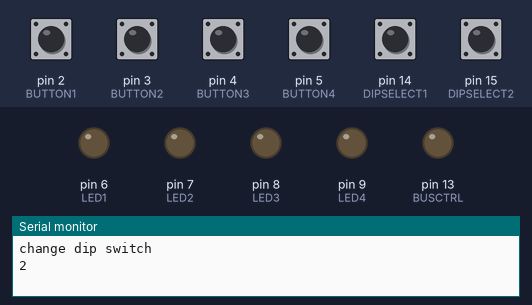
A program run on a simulated Arduino Mega 2560, built with avr-gcc and run on an emulated ATmega2560. Shown: output pins drawn as LEDs (lit = HIGH), the last lines printed to the serial monitor. Inputs (shaded band) come from the test bench; at power-on: pin 15 (DIPSELECT2) HIGH, pin 2 (BUTTON1), pin 3 (BUTTON2), pin 4 (BUTTON3), pin 5 (BUTTON4), pin 14 (DIPSELECT1) LOW.

Above: at 1.2 s.
1.3 s: pin 2 (BUTTON1) pulled HIGH for 0.15 s
At 2.3 s:
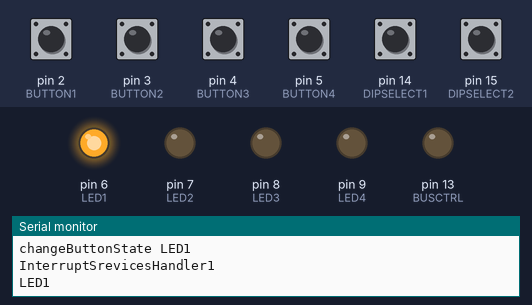
3.1 s: pin 3 (BUTTON2) pulled HIGH for 0.15 s
At 3.8 s:
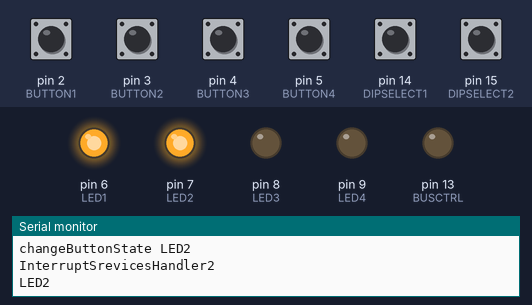
4.9 s: pin 4 (BUTTON3) pulled HIGH for 0.15 s
At 6.4 s:
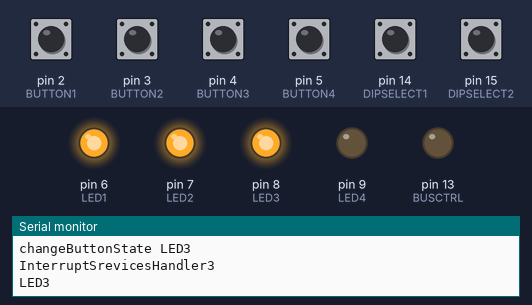
6.7 s: pin 5 (BUTTON4) pulled HIGH for 0.15 s
At 7.8 s:
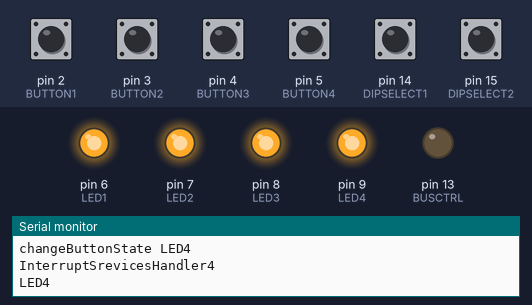
8.5 s: pin 2 (BUTTON1) pulled HIGH for 1 s
At 10.2 s:
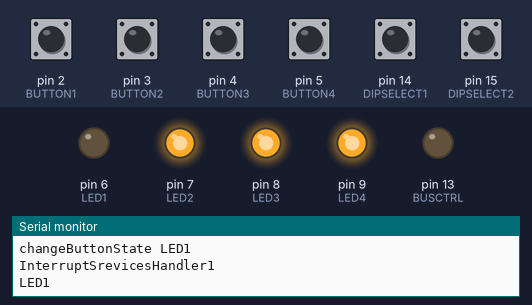
11.2 s: pin 3 (BUTTON2) pulled HIGH for 1 s
At 13.5 s:
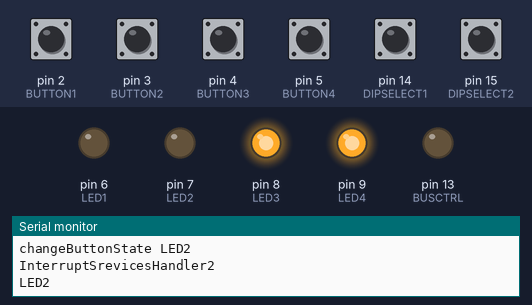
Timing chart, 0 to 14.9 s (numbered marks = the images above; inputs shaded):
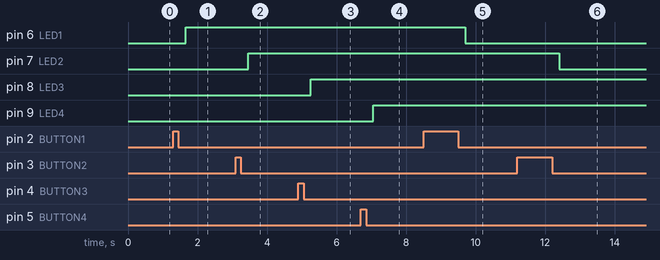

The program:

main.cpp
```cpp
#include <Arduino.h>
#include <Ticker.h>
#include "Floor0.h"
#include "rtwtypes.h"
#include <SoftwareSerial.h>

static Floor0ModelClass rtObj;
// Instance of model class
SoftwareSerial BusSerial(BUSRX, BUSTX);
char registerAddress;
char deviceAddress;
char bufferRead;
int bits[4];
int button[4] = {0};
char received[3];
int curr_dip = 0, last_dip = 0;

void writeToBus(char ra, char da, int btn)
{
  digitalWrite(BUSCTRL, HIGH);
  BusSerial.write(da);
  BusSerial.write(ra);
  BusSerial.write((char)btn);
  digitalWrite(BUSCTRL, LOW);
}

void InterruptSrevicesHandler1()
{
  button[0] = !button[0];
  rtObj.changeButtonState(1);
  delay(2);
  Serial.println("InterruptSrevicesHandler1");
  registerAddress = 0b00000001;
  writeToBus(registerAddress, deviceAddress, button[0]);
}
void InterruptSrevicesHandler2()
{
  button[1] = !button[1];
  rtObj.changeButtonState(2);
  delay(2);
  Serial.println("InterruptSrevicesHandler2");
  registerAddress = 0b00000010;
  writeToBus(registerAddress, deviceAddress, button[1]);
}
void InterruptSrevicesHandler3()
{
  button[2] = !button[2];
  rtObj.changeButtonState(3);
  delay(2);
  Serial.println("InterruptSrevicesHandler3");
  registerAddress = 0b00000011;
  writeToBus(registerAddress, deviceAddress, button[2]);
}

void InterruptSrevicesHandler4()
{
  button[3] = !button[3];
  rtObj.changeButtonState(4);
  delay(2);
  Serial.println("InterruptSrevicesHandler4");
  registerAddress = 0b00000100;
  writeToBus(registerAddress, deviceAddress, button[3]);
}

void InterruptSrevicesHandlerRead(char data, int pol)
{
  button[pol] = data;
  switch (pol)
  {
  case 0:
    rtObj.rtY.l1 = data ? true : false;
    digitalWrite(LED1, rtObj.rtY.l1 == true ? HIGH : LOW);
    break;

  case 1:
    rtObj.rtY.l2 = data ? true : false;
    digitalWrite(LED2, rtObj.rtY.l2 == true ? HIGH : LOW);
    break;
  case 2:
    rtObj.rtY.l3 = data ? true : false;
    digitalWrite(LED3, rtObj.rtY.l3 == true ? HIGH : LOW);
    break;
  case 3:
    rtObj.rtY.l4 = data ? true : false;
    digitalWrite(LED4, rtObj.rtY.l4 == true ? HIGH : LOW);
    break;

  default:
    break;
  }
}

void synchToSlave(int salveNumber)
{
  writeToBus(0b10000000, char(salveNumber), 0b00000000);
}

void DipSelectHandler1()
{
  deviceAddress = 0b00000010;
}

void DipSelectHandler2()
{
  deviceAddress = 0b00000011;
}

void rt_OneStep(void);
void rt_OneStep(void)
{
  static boolean_T OverrunFlag = false;

  // Disable interrupts here

  // Check for overrun
  if (OverrunFlag)
  {
    rtmSetErrorStatus(rtObj.getRTM(), "Overrun");
    return;
  }

  OverrunFlag = true;

  // Save FPU context here (if necessary)
  // Re-enable timer or interrupt here
  // Set model inputs here

  // Step the model
  rtObj.step();

  // Get model outputs here

  // Indicate task complete
  OverrunFlag = false;

  // Disable interrupts here
  // Restore FPU context here (if necessary)
  // Enable interrupts here
}

Ticker timer1(rt_OneStep, 200);

void setup()
{
  // put your setup code here, to run once:
  pinMode(BUTTON1, INPUT);
  pinMode(BUTTON2, INPUT);
  pinMode(BUTTON3, INPUT);
  pinMode(BUTTON4, INPUT);
  pinMode(DIPSELECT1, INPUT);
  pinMode(DIPSELECT2, INPUT);

  pinMode(LED1, OUTPUT);
  pinMode(LED2, OUTPUT);
  pinMode(LED3, OUTPUT);
  pinMode(LED4, OUTPUT);

  pinMode(BUSCTRL, OUTPUT);
  digitalWrite(BUSCTRL, LOW);

  Serial.begin(9600);
  rtObj.initialize();
  timer1.start();

  BusSerial.begin(9600);
  // delay(2);
  // Serial.println("Chera?");
}

void syncWithSlave(char data)
{

  button[0] = (data & 0b00000001) >> 0;
  button[1] = (data & 0b00000010) >> 1;
  button[2] = (data & 0b00000100) >> 2;
  button[3] = (data & 0b00001000) >> 3;
  InterruptSrevicesHandlerRead((data & 0b00000001) >> 0, 0);
  InterruptSrevicesHandlerRead((data & 0b00000010) >> 1, 1);
  InterruptSrevicesHandlerRead((data & 0b00000100) >> 2, 2);
  InterruptSrevicesHandlerRead((data & 0b00001000) >> 3, 3);
}

void loop()
{
  // put your main code here, to run repeatedly:
  if (BusSerial.available() > 0)
  {
    delay(2);
    Serial.println("bufferRead");

    // bufferRead = BusSerial.read();
    // bits[1] = (bufferRead & 0b00000001) >> 0;
    // bits[2] = (bufferRead & 0b00000010) >> 1;
    // bits[3] = (bufferRead & 0b00000100) >> 2;
    // bits[4] = (bufferRead & 0b00001000) >> 3;
    // delay(2);
    // for (int i = 0; i < 4; i++)
    //   Serial.print(bits[i]);
    // Serial.println();

    BusSerial.readBytes(received, 3);
    if (received[0] == 1)
    {
      switch (received[1])
      {
      case 1:
        InterruptSrevicesHandlerRead(received[2], 0);
        break;
      case 2:
        InterruptSrevicesHandlerRead(received[2], 1);
        break;
      case 3:
        InterruptSrevicesHandlerRead(received[2], 2);
        break;
      case 4:
        InterruptSrevicesHandlerRead(received[2], 3);
        break;

      case -128:
        Serial.println(received[2]);
        syncWithSlave(received[2]);
        break;
      default:
        break;
      }
    }
    // buffer is your received data...
  }
  else if (digitalRead(BUTTON1))
  {
    InterruptSrevicesHandler1();
    while (digitalRead(BUTTON1))
      ;
  }
  else if (digitalRead(BUTTON2))
  {
    InterruptSrevicesHandler2();
    while (digitalRead(BUTTON2))
      ;
  }
  else if (digitalRead(BUTTON3))
  {
    InterruptSrevicesHandler3();
    while (digitalRead(BUTTON3))
      ;
  }
  else if (digitalRead(BUTTON4))
  {
    InterruptSrevicesHandler4();
    while (digitalRead(BUTTON4))
      ;
  }

  curr_dip = (digitalRead(DIPSELECT2) * 2) + (digitalRead(DIPSELECT1));
  if (last_dip != curr_dip)
  {
    Serial.println("change dip switch");
    Serial.println(curr_dip);
    if (digitalRead(DIPSELECT1) && !digitalRead(DIPSELECT2))
    {
      DipSelectHandler1();
      synchToSlave(2);
    }
    else if (digitalRead(DIPSELECT2) && !digitalRead(DIPSELECT1))
    {
      DipSelectHandler2();
      synchToSlave(3);
    }
    last_dip = curr_dip;
  }
  delay(2);
  timer1.update();
}
```

Floor0.h
```cpp
//
// File: Floor0.h
//
// Code generated for Simulink model 'Floor0'.
//
// Model version                  : 1.28
// Simulink Coder version         : 9.1 (R2019a) 23-Nov-2018
// C/C++ source code generated on : Fri Jan 24 16:51:36 2020
//
// Target selection: ert.tlc
// Embedded hardware selection: Atmel->AVR
// Code generation objectives:
//    1. Execution efficiency
//    2. RAM efficiency
// Validation result: Not run
//
#ifndef RTW_HEADER_Floor0_h_
#define RTW_HEADER_Floor0_h_
#ifndef Floor0_COMMON_INCLUDES_
#define Floor0_COMMON_INCLUDES_
#include "rtwtypes.h"
#endif // Floor0_COMMON_INCLUDES_

// Macros for accessing real-time model data structure
#ifndef rtmGetErrorStatus
#define rtmGetErrorStatus(rtm) ((rtm)->errorStatus)
#endif

#ifndef rtmSetErrorStatus
#define rtmSetErrorStatus(rtm, val) ((rtm)->errorStatus = (val))
#endif

// Forward declaration for rtModel
typedef struct tag_RTM RT_MODEL;

// Our custom pins
#define BUTTON1 2
#define BUTTON2 3
#define BUTTON3 4
#define BUTTON4 5

#define LED1 6
#define LED2 7
#define LED3 8
#define LED4 9

#define BUSRX 11
#define BUSTX 12
#define BUSCTRL 13

#define DIPSELECT1 14
#define DIPSELECT2 15

// Block signals and states (default storage) for system '<Root>'
typedef struct
{
  uint8_T is_active_c3_Floor0; // '<Root>/Floor'
  uint8_T is_c3_Floor0;        // '<Root>/Floor'
} DW;

// External inputs (root inport signals with default storage)
typedef struct
{
  boolean_T b1; // '<Root>/b1'
  boolean_T b2; // '<Root>/b2'
  boolean_T b3; // '<Root>/b3'
  boolean_T b4; // '<Root>/b4'
} ExtU;

// External outputs (root outports fed by signals with default storage)
typedef struct
{
  boolean_T l1; // '<Root>/l1'
  boolean_T l2; // '<Root>/l2'
  boolean_T l3; // '<Root>/l3'
  boolean_T l4; // '<Root>/l4'
} ExtY;

// Real-time Model Data Structure
struct tag_RTM
{
  const char_T *volatile errorStatus;
};

// Class declaration for model Floor0
class Floor0ModelClass
{
  // public data and function members
public:
  // External inputs
  ExtU rtU;

  // External outputs
  ExtY rtY;

  // model initialize function
  void initialize();

  void changeButtonState(int button);

  // model step function
  void step();

  // Constructor
  Floor0ModelClass();

  // Destructor
  ~Floor0ModelClass();

  // Real-Time Model get method
  RT_MODEL *getRTM();

  // private data and function members
private:
  // Block signals and states
  DW rtDW;

  // Real-Time Model
  RT_MODEL rtM;
};

//-
//  The generated code includes comments that allow you to trace directly
//  back to the appropriate location in the model.  The basic format
//  is <system>/block_name, where system is the system number (uniquely
//  assigned by Simulink) and block_name is the name of the block.
//
//  Note that this particular code originates from a subsystem build,
//  and has its own system numbers different from the parent model.
//  Refer to the system hierarchy for this subsystem below, and use the
//  MATLAB hilite_system command to trace the generated code back
//  to the parent model.  For example,
//
//  hilite_system('Project/Floor')    - opens subsystem Project/Floor
//  hilite_system('Project/Floor/Kp') - opens and selects block Kp
//
//  Here is the system hierarchy for this model
//
//  '<Root>' : 'Project'
//  '<S1>'   : 'Project/Floor'

#endif // RTW_HEADER_Floor0_h_

//
// File trailer for generated code.
//
// [EOF]
//
```

rtwtypes.h
```cpp
//
// File: rtwtypes.h
//
// Code generated for Simulink model 'Floor0'.
//
// Model version                  : 1.28
// Simulink Coder version         : 9.1 (R2019a) 23-Nov-2018
// C/C++ source code generated on : Fri Jan 24 16:51:36 2020
//
// Target selection: ert.tlc
// Embedded hardware selection: Atmel->AVR
// Code generation objectives:
//    1. Execution efficiency
//    2. RAM efficiency
// Validation result: Not run
//

#ifndef RTWTYPES_H
#define RTWTYPES_H

// Logical type definitions
#if (!defined(__cplusplus))
#  ifndef false
#   define false                       (0U)
#  endif

#  ifndef true
#   define true                        (1U)
#  endif
#endif

//=======================================================================*
//  Target hardware information
//    Device type: Atmel->AVR
//    Number of bits:     char:   8    short:   16    int:  16
//                        long:  32    long long:  64
//                        native word size:   8
//    Byte ordering: LittleEndian
//    Signed integer division rounds to: Zero
//    Shift right on a signed integer as arithmetic shift: on
// =======================================================================

//=======================================================================*
//  Fixed width word size data types:                                     *
//    int8_T, int16_T, int32_T     - signed 8, 16, or 32 bit integers     *
//    uint8_T, uint16_T, uint32_T  - unsigned 8, 16, or 32 bit integers   *
// =======================================================================
typedef signed char int8_T;
typedef unsigned char uint8_T;
typedef int int16_T;
typedef unsigned int uint16_T;
typedef long int32_T;
typedef unsigned long uint32_T;
typedef long long int64_T;
typedef unsigned long long uint64_T;

//===========================================================================*
//  Generic type definitions: boolean_T, char_T, byte_T, int_T, uint_T,       *
//                            ulong_T, ulonglong_T.                           *
// ===========================================================================
typedef unsigned char boolean_T;
typedef int int_T;
typedef unsigned int uint_T;
typedef unsigned long ulong_T;
typedef unsigned long long ulonglong_T;
typedef char char_T;
typedef unsigned char uchar_T;
typedef char_T byte_T;

//=======================================================================*
//  Min and Max:                                                          *
//    int8_T, int16_T, int32_T     - signed 8, 16, or 32 bit integers     *
//    uint8_T, uint16_T, uint32_T  - unsigned 8, 16, or 32 bit integers   *
// =======================================================================
#define MAX_int8_T                     ((int8_T)(127))
#define MIN_int8_T                     ((int8_T)(-128))
#define MAX_uint8_T                    ((uint8_T)(255U))
#define MAX_int16_T                    ((int16_T)(32767))
#define MIN_int16_T                    ((int16_T)(-32768))
#define MAX_uint16_T                   ((uint16_T)(65535U))
#define MAX_int32_T                    ((int32_T)(2147483647L))
#define MIN_int32_T                    ((int32_T)(-2147483647L-1L))
#define MAX_uint32_T                   ((uint32_T)(0xFFFFFFFFUL))
#define MAX_int64_T                    ((int64_T)(9223372036854775807LL))
#define MIN_int64_T                    ((int64_T)(-9223372036854775807LL-1LL))
#define MAX_uint64_T                   ((uint64_T)(0xFFFFFFFFFFFFFFFFULL))

// Block D-Work pointer type
typedef void * pointer_T;

#endif                                 // RTWTYPES_H

//
// File trailer for generated code.
//
// [EOF]
//
```

Floor0.cpp
```cpp
//
// File: Floor0.cpp
//
// Code generated for Simulink model 'Floor0'.
//
// Model version                  : 1.28
// Simulink Coder version         : 9.1 (R2019a) 23-Nov-2018
// C/C++ source code generated on : Fri Jan 24 16:51:36 2020
//
// Target selection: ert.tlc
// Embedded hardware selection: Atmel->AVR
// Code generation objectives:
//    1. Execution efficiency
//    2. RAM efficiency
// Validation result: Not run
//
#include "Floor0.h"
#include <Arduino.h>
#include <SoftwareSerial.h>

// Named constants for Chart: '<Root>/Floor'
#define IN_Floor_Initial ((uint8_T)1U)
#define IN_fled_1 ((uint8_T)2U)
#define IN_fled_2 ((uint8_T)3U)
#define IN_fled_3 ((uint8_T)4U)
#define IN_fled_4 ((uint8_T)5U)

char buffer;

// Model step function
void Floor0ModelClass::step()
{
  // Chart: '<Root>/Floor' incorporates:
  //   Inport: '<Root>/b1'
  //   Inport: '<Root>/b2'
  //   Inport: '<Root>/b3'
  //   Inport: '<Root>/b4'
  if (rtDW.is_active_c3_Floor0 == 0U)
  {
    rtDW.is_active_c3_Floor0 = 1U;

    // Outport: '<Root>/l1'
    rtY.l1 = false;

    // Outport: '<Root>/l2'
    rtY.l2 = false;

    // Outport: '<Root>/l3'
    rtY.l3 = false;

    // Outport: '<Root>/l4'
    rtY.l4 = false;
    rtDW.is_c3_Floor0 = IN_Floor_Initial;
  }
  else
  {
    switch (rtDW.is_c3_Floor0)
    {
    case IN_Floor_Initial:
      if (rtU.b1)
      {
        rtDW.is_c3_Floor0 = IN_fled_1;

        // Outport: '<Root>/l1'
        rtY.l1 = !rtY.l1;
        rtU.b1 = false;
        // digitalWrite(LED1, rtY.l1 ? HIGH : LOW);
      }
      else if (rtU.b2)
      {
        rtDW.is_c3_Floor0 = IN_fled_2;

        // Outport: '<Root>/l2'
        rtY.l2 = !rtY.l2;
        rtU.b2 = false;
        // digitalWrite(LED2, rtY.l2 ? HIGH : LOW);
      }
      else if (rtU.b3)
      {
        rtDW.is_c3_Floor0 = IN_fled_3;

        // Outport: '<Root>/l3'
        rtY.l3 = !rtY.l3;
        rtU.b3 = false;
        // digitalWrite(LED3, rtY.l3 ? HIGH : LOW);
      }
      else
      {
        if (rtU.b4)
        {
          rtDW.is_c3_Floor0 = IN_fled_4;

          // Outport: '<Root>/l4'
          rtY.l4 = !rtY.l4;
          rtU.b4 = false;
          // digitalWrite(LED4, rtY.l4 ? HIGH : LOW);
        }
      }
      break;

    case IN_fled_1:
      delay(2);
      Serial.println("LED1");
      digitalWrite(LED1, rtY.l1 == true ? HIGH : LOW);
      rtDW.is_c3_Floor0 = IN_Floor_Initial;
      break;

    case IN_fled_2:
      delay(2);
      Serial.println("LED2");
      digitalWrite(LED2, rtY.l2 == true ? HIGH : LOW);
      rtDW.is_c3_Floor0 = IN_Floor_Initial;
      break;

    case IN_fled_3:
      delay(2);
      Serial.println("LED3");
      digitalWrite(LED3, rtY.l3 == true ? HIGH : LOW);
      rtDW.is_c3_Floor0 = IN_Floor_Initial;
      break;

    default:
      // case IN_fled_4:
      delay(2);
      Serial.println("LED4");
      digitalWrite(LED4, rtY.l4 == true ? HIGH : LOW);
      rtDW.is_c3_Floor0 = IN_Floor_Initial;
      break;
    }
  }

  // End of Chart: '<Root>/Floor'
}

// Model initialize function
void Floor0ModelClass::initialize()
{
  // (no initialization code required)
}

void Floor0ModelClass::changeButtonState(int button)
{
  switch (button)
  {
  case 1:
    rtU.b1 = true;
    delay(2);
    Serial.println("changeButtonState LED1");

    break;
  case 2:
    rtU.b2 = true;
    delay(2);
    Serial.println("changeButtonState LED2");
    break;

  case 3:
    rtU.b3 = true;
    delay(2);
    Serial.println("changeButtonState LED3");
    break;

  case 4:
    rtU.b4 = true;
    delay(2);
    Serial.println("changeButtonState LED4");
    break;

  default:
    rtU.b1 = false;
    rtU.b2 = false;
    rtU.b3 = false;
    rtU.b4 = false;
    break;
  }
}

// Constructor
Floor0ModelClass::Floor0ModelClass()
{
  // Currently there is no constructor body generated.
}

// Destructor
Floor0ModelClass::~Floor0ModelClass()
{
  // Currently there is no destructor body generated.
}

// Real-Time Model get method
RT_MODEL *Floor0ModelClass::getRTM()
{
  return (&rtM);
}

//
// File trailer for generated code.
//
// [EOF]
//
```

Measured:
- after the input at 1.3 s, pin 6 (LED1): LOW → HIGH after 0.35 s
- after the input at 3.1 s, pin 7 (LED2): LOW → HIGH after 0.36 s
- after the input at 4.9 s, pin 8 (LED3): LOW → HIGH after 0.36 s
- after the input at 6.7 s, pin 9 (LED4): LOW → HIGH after 0.36 s
- after the input at 8.5 s, pin 6 (LED1): HIGH → LOW after 1.2 s
- after the input at 11.2 s, pin 7 (LED2): HIGH → LOW after 1.2 s
